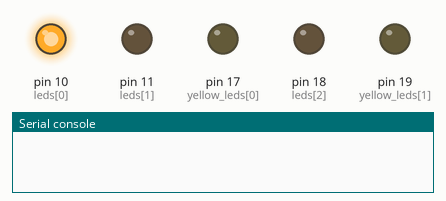
Recording of a program running on a simulated MicroPython board. Parts: output pins drawn as LEDs (lit = HIGH), the last lines printed to the serial console.

Above: at 0.1 s.
At 0.3 s:
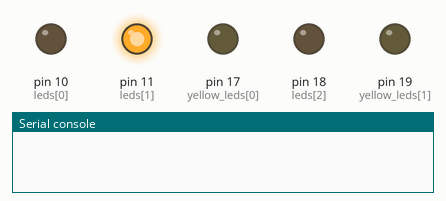
At 0.5 s:
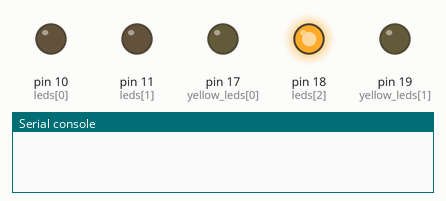
At 1.0 s:
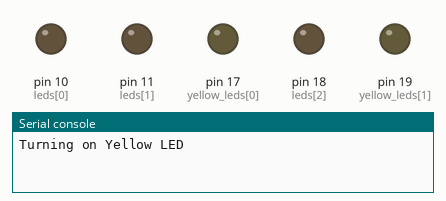
At 2.0 s:
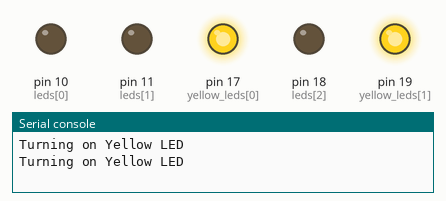
Timing chart, 0 to 3.0 s (numbered marks = the images above):
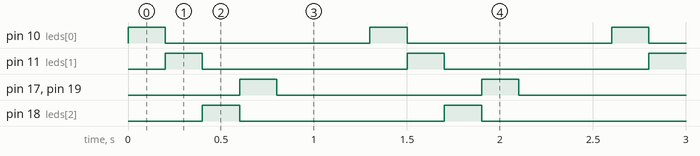

The program:

make_sure_it_works_code.py
```python
from machine import Pin
import time

# Configure GPIO pins for the LEDs
led_pins = [10, 11, 18]  # Pins for Red, Green, Blue LEDs
yellow_pins = [17, 19]   # Two pins for Yellow LED (AND logic)
leds = [Pin(pin, Pin.OUT) for pin in led_pins]
yellow_leds = [Pin(pin, Pin.OUT) for pin in yellow_pins]

def set_yellow(state):
    """Control the Yellow LED (requires both pins to be HIGH)."""
    for pin in yellow_leds:
        pin.value(state)

def flash_leds():
    try:
        while True:
            # Flash Red, Green, Blue LEDs
            for led in leds:
                led.on()          # Turn LED on
                time.sleep(0.2)   # Wait 200ms
                led.off()         # Turn LED off

            # Flash Yellow LED (requires both pins to be HIGH)
            print("Turning on Yellow LED")
            set_yellow(1)         # Turn on Yellow LED (both pins HIGH)
            time.sleep(0.2)       # Wait 200ms
            set_yellow(0)         # Turn off Yellow LED (both pins LOW)
            time.sleep(0.5)       # Wait 500ms before the next cycle

    except KeyboardInterrupt:
        print("Exiting program.")
    finally:
        # Ensure all LEDs are turned off
        for led in leds:
            led.off()
        set_yellow(0)  # Turn off Yellow LED
        print("All LEDs are off.")

# Run the flashing sequence
flash_leds()
```

Measured:
- by itself, pin 10 (leds[0]), pin 11 (leds[1]), pin 17 (yellow_leds[0]), pin 18 (leds[2]), pin 19 (yellow_leds[1]): alternates HIGH for 0.20 s and LOW for 1.1 s
- by itself, everything shown: repeats every 1.3 s, in 5 steps
